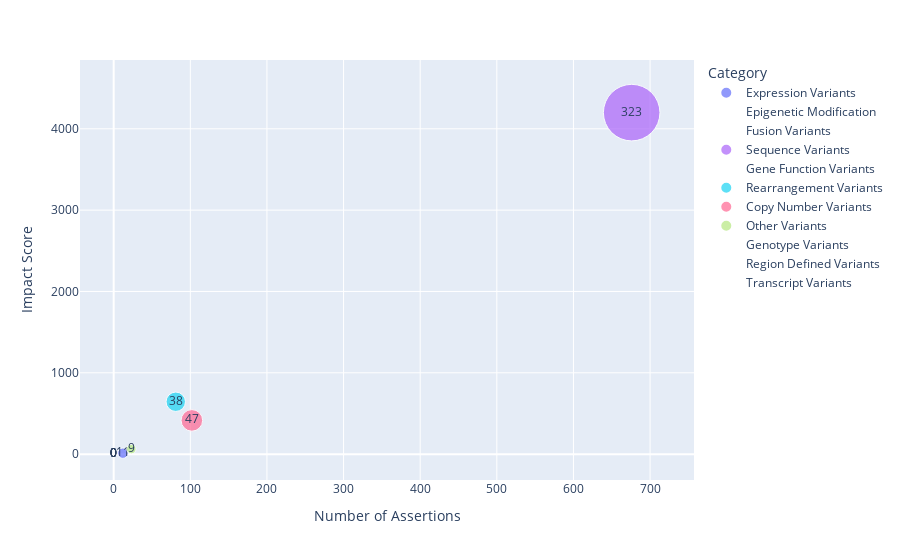

Notebook code cell kept with this figure:
### Code cell
fig = px.scatter(
    data_frame=moa_feature_df,
    x="Number of Assertions",
    y="Impact Score",
    size="Number of Features",
    size_max=40,
    text="Number of Features",
    color="Category"
)
fig.show()

### Figure 1 — Plotly figure (JSON) as saved in the notebook; plotly's stock layout.template omitted (floating-point values rounded to 4 significant figures)
{"data": [{"hovertemplate": "Category=Expression Variants<br>Number of Assertions=%{x}<br>Impact Score=%{y}<br>Number of Features=%{text}<extra></extra>", "legendgroup": "Expression Variants", "marker": {"color": "#636efa", "size": [11], "sizemode": "area", "sizeref": 0.2019, "symbol": "circle"}, "mode": "markers+text", "name": "Expression Variants", "orientation": "v", "showlegend": true, "text": [11], "type": "scatter", "x": [12], "xaxis": "x", "y": [12], "yaxis": "y"}, {"hovertemplate": "Category=Epigenetic Modification<br>Number of Assertions=%{x}<br>Impact Score=%{y}<br>Number of Features=%{text}<extra></extra>", "legendgroup": "Epigenetic Modification", "marker": {"color": "#EF553B", "size": [0], "sizemode": "area", "sizeref": 0.2019, "symbol": "circle"}, "mode": "markers+text", "name": "Epigenetic Modification", "orientation": "v", "showlegend": true, "text": [0], "type": "scatter", "x": [0], "xaxis": "x", "y": [0], "yaxis": "y"}, {"hovertemplate": "Category=Fusion Variants<br>Number of Assertions=%{x}<br>Impact Score=%{y}<br>Number of Features=%{text}<extra></extra>", "legendgroup": "Fusion Variants", "marker": {"color": "#00cc96", "size": [0], "sizemode": "area", "sizeref": 0.2019, "symbol": "circle"}, "mode": "markers+text", "name": "Fusion Variants", "orientation": "v", "showlegend": true, "text": [0], "type": "scatter", "x": [0], "xaxis": "x", "y": [0], "yaxis": "y"}, {"hovertemplate": "Category=Sequence Variants<br>Number of Assertions=%{x}<br>Impact Score=%{y}<br>Number of Features=%{text}<extra></extra>", "legendgroup": "Sequence Variants", "marker": {"color": "#ab63fa", "size": [323], "sizemode": "area", "sizeref": 0.2019, "symbol": "circle"}, "mode": "markers+text", "name": "Sequence Variants", "orientation": "v", "showlegend": true, "text": [323], "type": "scatter", "x": [676], "xaxis": "x", "y": [4199], "yaxis": "y"}, {"hovertemplate": "Category=Gene Function Variants<br>Number of Assertions=%{x}<br>Impact Score=%{y}<br>Number of Features=%{text}<extra></extra>", "legendgroup": "Gene Function Variants", "marker": {"color": "#FFA15A", "size": [0], "sizemode": "area", "sizeref": 0.2019, "symbol": "circle"}, "mode": "markers+text", "name": "Gene Function Variants", "orientation": "v", "showlegend": true, "text": [0], "type": "scatter", "x": [0], "xaxis": "x", "y": [0], "yaxis": "y"}, {"hovertemplate": "Category=Rearrangement Variants<br>Number of Assertions=%{x}<br>Impact Score=%{y}<br>Number of Features=%{text}<extra></extra>", "legendgroup": "Rearrangement Variants", "marker": {"color": "#19d3f3", "size": [38], "sizemode": "area", "sizeref": 0.2019, "symbol": "circle"}, "mode": "markers+text", "name": "Rearrangement Variants", "orientation": "v", "showlegend": true, "text": [38], "type": "scatter", "x": [81], "xaxis": "x", "y": [644], "yaxis": "y"}, {"hovertemplate": "Category=Copy Number Variants<br>Number of Assertions=%{x}<br>Impact Score=%{y}<br>Number of Features=%{text}<extra></extra>", "legendgroup": "Copy Number Variants", "marker": {"color": "#FF6692", "size": [47], "sizemode": "area", "sizeref": 0.2019, "symbol": "circle"}, "mode": "markers+text", "name": "Copy Number Variants", "orientation": "v", "showlegend": true, "text": [47], "type": "scatter", "x": [102], "xaxis": "x", "y": [415], "yaxis": "y"}, {"hovertemplate": "Category=Other Variants<br>Number of Assertions=%{x}<br>Impact Score=%{y}<br>Number of Features=%{text}<extra></extra>", "legendgroup": "Other Variants", "marker": {"color": "#B6E880", "size": [9], "sizemode": "area", "sizeref": 0.2019, "symbol": "circle"}, "mode": "markers+text", "name": "Other Variants", "orientation": "v", "showlegend": true, "text": [9], "type": "scatter", "x": [23], "xaxis": "x", "y": [62], "yaxis": "y"}, {"hovertemplate": "Category=Genotype Variants<br>Number of Assertions=%{x}<br>Impact Score=%{y}<br>Number of Features=%{text}<extra></extra>", "legendgroup": "Genotype Variants", "marker": {"color": "#FF97FF", "size": [0], "sizemode": "area", "sizeref": 0.2019, "symbol": "circle"}, "mode": "markers+text", "name": "Genotype Variants", "orientation": "v", "showlegend": true, "text": [0], "type": "scatter", "x": [0], "xaxis": "x", "y": [0], "yaxis": "y"}, {"hovertemplate": "Category=Region Defined Variants<br>Number of Assertions=%{x}<br>Impact Score=%{y}<br>Number of Features=%{text}<extra></extra>", "legendgroup": "Region Defined Variants", "marker": {"color": "#FECB52", "size": [0], "sizemode": "area", "sizeref": 0.2019, "symbol": "circle"}, "mode": "markers+text", "name": "Region Defined Variants", "orientation": "v", "showlegend": true, "text": [0], "type": "scatter", "x": [0], "xaxis": "x", "y": [0], "yaxis": "y"}, {"hovertemplate": "Category=Transcript Variants<br>Number of Assertions=%{x}<br>Impact Score=%{y}<br>Number of Features=%{text}<extra></extra>", "legendgroup": "Transcript Variants", "marker": {"color": "#636efa", "size": [0], "sizemode": "area", "sizeref": 0.2019, "symbol": "circle"}, "mode": "markers+text", "name": "Transcript Variants", "orientation": "v", "showlegend": true, "text": [0], "type": "scatter", "x": [0], "xaxis": "x", "y": [0], "yaxis": "y"}], "layout": {"legend": {"itemsizing": "constant", "title": {"text": "Category"}, "tracegroupgap": 0}, "margin": {"t": 60}, "xaxis": {"anchor": "y", "domain": [0, 1], "title": {"text": "Number of Assertions"}}, "yaxis": {"anchor": "x", "domain": [0, 1], "title": {"text": "Impact Score"}}}}
